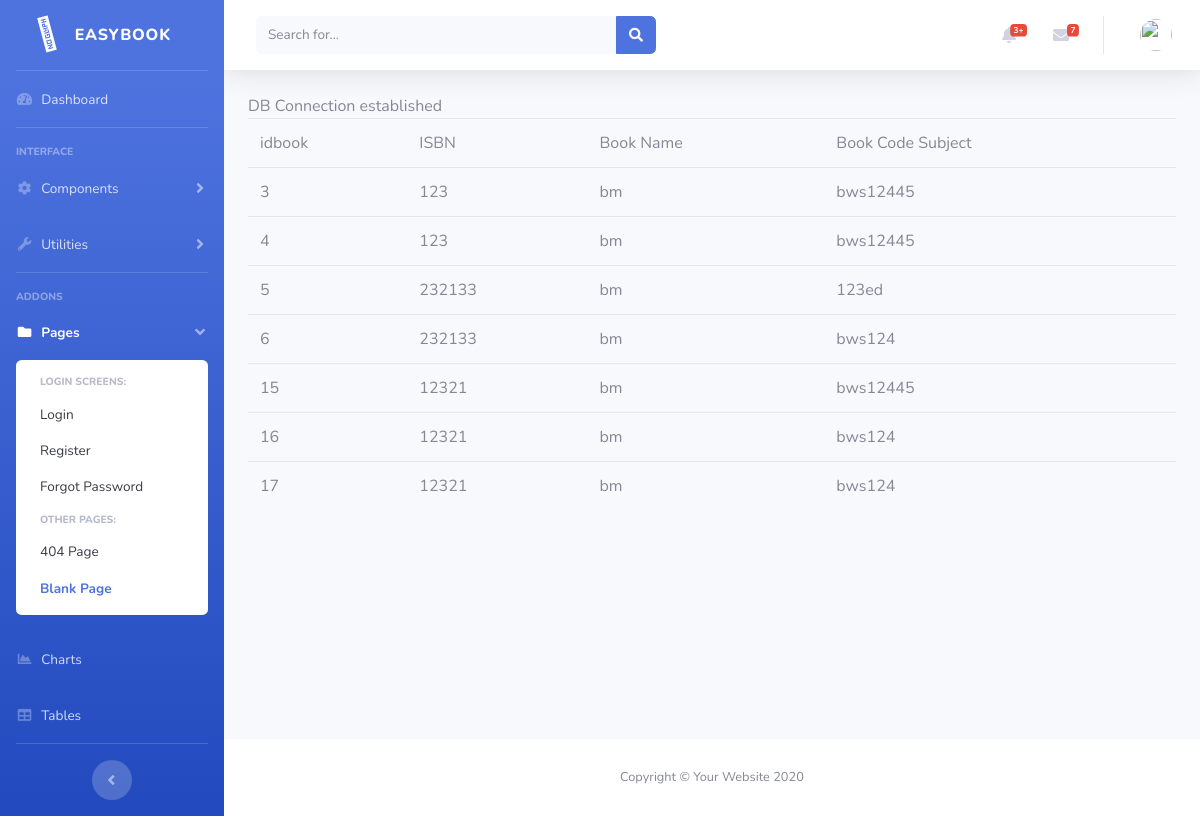
Screenshot of /searchactivity.php?katakunci=bm with the database file from the repository.
### tables this page shows
CREATE TABLE IF NOT EXISTS `orderbook` (
  `idbook` int(11) NOT NULL AUTO_INCREMENT,
  `status` varchar(50) NOT NULL DEFAULT '0',
  `ownerid` int(11) NOT NULL DEFAULT '0',
  `isbn` varchar(50) DEFAULT NULL,
  `bookname` varchar(50) DEFAULT NULL,
  `bookcodesubject` varchar(50) DEFAULT NULL,
  `bookcover` varchar(225) DEFAULT NULL,
  PRIMARY KEY (`idbook`)
);

### searchactivity.php (the view, shortened to what this page needs)
<?php
include "header.template.php";
if (isset($_GET['katakunci'])){
	$key=$_GET['katakunci'];
}else{
	$key="";
}
$sql="SELECT idbook,isbn,bookname,bookcodesubject
	FROM orderbook
	WHERE bookname
	 LIKE '%$key%' ";
include "dbconnect.php";
$rs=mysqli_query($conn, $sql);
if(mysqli_num_rows($rs)==0){
	echo "No record found";
}else{
?>
<table class="table">
	<tr>
		<td>idbook</td>
		<td>ISBN</td>
		<td>Book Name</td>
		<td>Book Code Subject</td>
	</tr>
	<?php
		while($rec=mysqli_fetch_array($rs)){
			echo "<tr><td>";
			echo $rec['idbook'];
			echo "</td>";
			echo "<td>".$rec['isbn']."</td>";
			echo "<td>".$rec['bookname']."</td>";
			echo "<td>".$rec['bookcodesubject']."</td>";
			echo "</tr>";
		}
	?>
</table>
<?php
}
include "footer.template.php";
?>

### rows the page displays
orderbook: idbook "3", isbn "123", bookname "bm", bookcodesubject "bws12445"
orderbook: idbook "4", isbn "123", bookname "bm", bookcodesubject "bws12445"
orderbook: idbook "5", isbn "232133", bookname "bm", bookcodesubject "123ed"
orderbook: idbook "6", isbn "232133", bookname "bm", bookcodesubject "bws124"
orderbook: idbook "15", isbn "12321", bookname "bm", bookcodesubject "bws12445"
orderbook: idbook "16", isbn "12321", bookname "bm", bookcodesubject "bws124"
orderbook: idbook "17", isbn "12321", bookname "bm", bookcodesubject "bws124"
